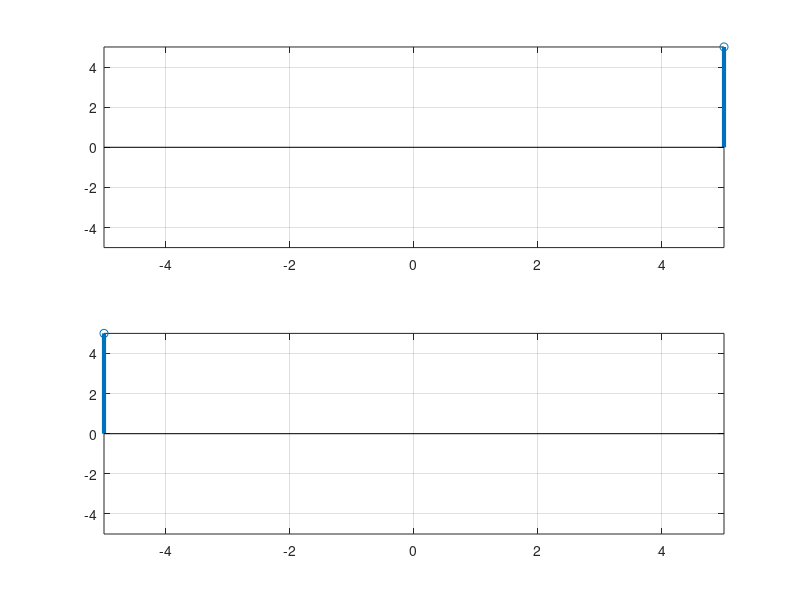

Source code (MATLAB):
%n=[0,1,2]
n=input("Enter the input range:")
%x_n=[1,2,3]
x_n=input('Enter the same range for signal:')
subplot(2,1,1)
stem(n,x_n,'linewidth',3)
grid on
axis([-5 5 -5 5])
x_n1=fliplr(x_n)
n1=fliplr(-n)
subplot(2,1,2)
stem(n1,x_n1,'linewidth',3)
grid on
axis([-5 5 -5 5])
